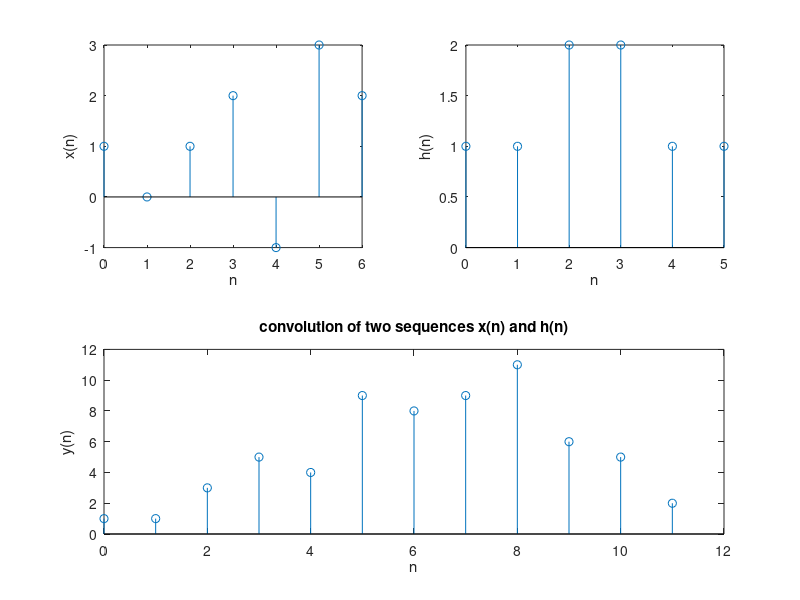

This figure's MATLAB source:
clear all
x=[1,0,1,2,-1,3,2];
N1=length(x);
n=0:1:N1-1;
subplot(2,2,1),stem(n,x);
xlabel('n'),ylabel('x(n)');
h=[1,1,2,2,1,1];
N2=length(h);
n1=0:1:N2-1;
subplot(2,2,2),stem(n1,h);
xlabel('n'),ylabel('h(n)');
y=conv(x,h)
n2=0:1:N1+N2-2;
subplot(2,1,2),stem(n2,y);
xlabel('n'),ylabel('y(n)');
title('convolution of two sequences x(n) and h(n)')